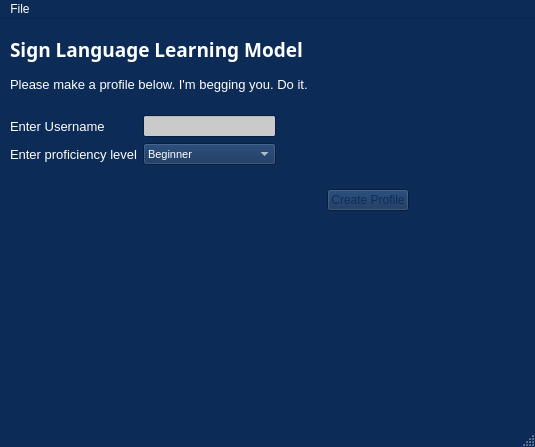
<?xml version="1.0" encoding="UTF-8"?>
<ui version="4.0">
 <class>MainWindow</class>
 <widget class="QMainWindow" name="MainWindow">
  <property name="geometry">
   <rect>
    <x>0</x>
    <y>0</y>
    <width>535</width>
    <height>447</height>
   </rect>
  </property>
  <property name="sizePolicy">
   <sizepolicy hsizetype="MinimumExpanding" vsizetype="MinimumExpanding">
    <horstretch>0</horstretch>
    <verstretch>0</verstretch>
   </sizepolicy>
  </property>
  <property name="minimumSize">
   <size>
    <width>438</width>
    <height>328</height>
   </size>
  </property>
  <property name="palette">
   <palette>
    <active>
     <colorrole role="WindowText">
      <brush brushstyle="SolidPattern">
       <color alpha="255">
        <red>255</red>
        <green>255</green>
        <blue>255</blue>
       </color>
      </brush>
     </colorrole>
     <colorrole role="Button">
      <brush brushstyle="SolidPattern">
       <color alpha="255">
        <red>12</red>
        <green>43</green>
        <blue>86</blue>
       </color>
      </brush>
     </colorrole>
     <colorrole role="Light">
      <brush brushstyle="SolidPattern">
       <color alpha="255">
        <red>18</red>
        <green>64</green>
        <blue>129</blue>
       </color>
      </brush>
     </colorrole>
     <colorrole role="Midlight">
      <brush brushstyle="SolidPattern">
       <color alpha="255">
        <red>15</red>
        <green>53</green>
        <blue>107</blue>
       </color>
      </brush>
     </colorrole>
     <colorrole role="Dark">
      <brush brushstyle="SolidPattern">
       <color alpha="255">
        <red>6</red>
        <green>21</green>
        <blue>43</blue>
       </color>
      </brush>
     </colorrole>
     <colorrole role="Mid">
      <brush brushstyle="SolidPattern">
       <color alpha="255">
        <red>8</red>
        <green>28</green>
        <blue>57</blue>
       </color>
      </brush>
     </colorrole>
     <colorrole role="Text">
      <brush brushstyle="SolidPattern">
       <color alpha="255">
        <red>255</red>
        <green>255</green>
        <blue>255</blue>
       </color>
      </brush>
     </colorrole>
     <colorrole role="BrightText">
      <brush brushstyle="SolidPattern">
       <color alpha="255">
        <red>255</red>
        <green>255</green>
        <blue>255</blue>
       </color>
      </brush>
     </colorrole>
     <colorrole role="ButtonText">
      <brush brushstyle="SolidPattern">
       <color alpha="255">
        <red>255</red>
        <green>255</green>
        <blue>255</blue>
       </color>
      </brush>
     </colorrole>
     <colorrole role="Base">
      <brush brushstyle="SolidPattern">
       <color alpha="255">
        <red>202</red>
        <green>202</green>
        <blue>202</blue>
       </color>
      </brush>
     </colorrole>
     <colorrole role="Window">
      <brush brushstyle="SolidPattern">
       <color alpha="255">
        <red>12</red>
        <green>43</green>
        <blue>86</blue>
       </color>
      </brush>
     </colorrole>
     <colorrole role="Shadow">
      <brush brushstyle="SolidPattern">
       <color alpha="255">
        <red>0</red>
        <green>0</green>
        <blue>0</blue>
       </color>
      </brush>
     </colorrole>
     <colorrole role="AlternateBase">
      <brush brushstyle="SolidPattern">
       <color alpha="255">
        <red>6</red>
        <green>21</green>
        <blue>43</blue>
       </color>
      </brush>
     </colorrole>
     <colorrole role="ToolTipBase">
      <brush brushstyle="SolidPattern">
       <color alpha="255">
        <red>255</red>
        <green>255</green>
        <blue>220</blue>
       </color>
      </brush>
     </colorrole>
     <colorrole role="ToolTipText">
      <brush brushstyle="SolidPattern">
       <color alpha="255">
        <red>0</red>
        <green>0</green>
        <blue>0</blue>
       </color>
      </brush>
     </colorrole>
     <colorrole role="PlaceholderText">
      <brush brushstyle="SolidPattern">
       <color alpha="128">
        <red>255</red>
        <green>255</green>
        <blue>255</blue>
       </color>
      </brush>
     </colorrole>
    </active>
    <inactive>
     <colorrole role="WindowText">
      <brush brushstyle="SolidPattern">
       <color alpha="255">
        <red>255</red>
        <green>255</green>
        <blue>255</blue>
       </color>
      </brush>
     </colorrole>
     <colorrole role="Button">
      <brush brushstyle="SolidPattern">
       <color alpha="255">
        <red>12</red>
        <green>43</green>
        <blue>86</blue>
       </color>
      </brush>
     </colorrole>
     <colorrole role="Light">
      <brush brushstyle="SolidPattern">
       <color alpha="255">
        <red>18</red>
        <green>64</green>
        <blue>129</blue>
       </color>
      </brush>
     </colorrole>
     <colorrole role="Midlight">
      <brush brushstyle="SolidPattern">
       <color alpha="255">
        <red>15</red>
        <green>53</green>
        <blue>107</blue>
       </color>
      </brush>
     </colorrole>
     <colorrole role="Dark">
      <brush brushstyle="SolidPattern">
       <color alpha="255">
        <red>6</red>
        <green>21</green>
        <blue>43</blue>
       </color>
      </brush>
     </colorrole>
     <colorrole role="Mid">
      <brush brushstyle="SolidPattern">
       <color alpha="255">
        <red>8</red>
        <green>28</green>
        <blue>57</blue>
       </color>
      </brush>
     </colorrole>
     <colorrole role="Text">
      <brush brushstyle="SolidPattern">
       <color alpha="255">
        <red>255</red>
        <green>255</green>
        <blue>255</blue>
       </color>
      </brush>
     </colorrole>
     <colorrole role="BrightText">
      <brush brushstyle="SolidPattern">
       <color alpha="255">
        <red>255</red>
        <green>255</green>
        <blue>255</blue>
       </color>
      </brush>
     </colorrole>
     <colorrole role="ButtonText">
      <brush brushstyle="SolidPattern">
       <color alpha="255">
        <red>255</red>
        <green>255</green>
        <blue>255</blue>
       </color>
      </brush>
     </colorrole>
     <colorrole role="Base">
      <brush brushstyle="SolidPattern">
       <color alpha="255">
        <red>202</red>
        <green>202</green>
        <blue>202</blue>
       </color>
      </brush>
     </colorrole>
     <colorrole role="Window">
      <brush brushstyle="SolidPattern">
       <color alpha="255">
        <red>12</red>
        <green>43</green>
        <blue>86</blue>
       </color>
      </brush>
     </colorrole>
     <colorrole role="Shadow">
      <brush brushstyle="SolidPattern">
       <color alpha="255">
        <red>0</red>
        <green>0</green>
        <blue>0</blue>
       </color>
      </brush>
     </colorrole>
     <colorrole role="AlternateBase">
      <brush brushstyle="SolidPattern">
       <color alpha="255">
        <red>6</red>
        <green>21</green>
        <blue>43</blue>
       </color>
      </brush>
     </colorrole>
     <colorrole role="ToolTipBase">
      <brush brushstyle="SolidPattern">
       <color alpha="255">
        <red>255</red>
        <green>255</green>
        <blue>220</blue>
       </color>
      </brush>
     </colorrole>
     <colorrole role="ToolTipText">
      <brush brushstyle="SolidPattern">
       <color alpha="255">
        <red>0</red>
        <green>0</green>
        <blue>0</blue>
       </color>
      </brush>
     </colorrole>
     <colorrole role="PlaceholderText">
      <brush brushstyle="SolidPattern">
       <color alpha="128">
        <red>255</red>
        <green>255</green>
        <blue>255</blue>
       </color>
      </brush>
     </colorrole>
    </inactive>
    <disabled>
     <colorrole role="WindowText">
      <brush brushstyle="SolidPattern">
       <color alpha="255">
        <red>6</red>
        <green>21</green>
        <blue>43</blue>
       </color>
      </brush>
     </colorrole>
     <colorrole role="Button">
      <brush brushstyle="SolidPattern">
       <color alpha="255">
        <red>12</red>
        <green>43</green>
        <blue>86</blue>
       </color>
      </brush>
     </colorrole>
     <colorrole role="Light">
      <brush brushstyle="SolidPattern">
       <color alpha="255">
        <red>18</red>
        <green>64</green>
        <blue>129</blue>
       </color>
      </brush>
     </colorrole>
     <colorrole role="Midlight">
      <brush brushstyle="SolidPattern">
       <color alpha="255">
        <red>15</red>
        <green>53</green>
        <blue>107</blue>
       </color>
      </brush>
     </colorrole>
     <colorrole role="Dark">
      <brush brushstyle="SolidPattern">
       <color alpha="255">
        <red>6</red>
        <green>21</green>
        <blue>43</blue>
       </color>
      </brush>
     </colorrole>
     <colorrole role="Mid">
      <brush brushstyle="SolidPattern">
       <color alpha="255">
        <red>8</red>
        <green>28</green>
        <blue>57</blue>
       </color>
      </brush>
     </colorrole>
     <colorrole role="Text">
      <brush brushstyle="SolidPattern">
       <color alpha="255">
        <red>6</red>
        <green>21</green>
        <blue>43</blue>
       </color>
      </brush>
     </colorrole>
     <colorrole role="BrightText">
      <brush brushstyle="SolidPattern">
       <color alpha="255">
        <red>255</red>
        <green>255</green>
        <blue>255</blue>
       </color>
      </brush>
     </colorrole>
     <colorrole role="ButtonText">
      <brush brushstyle="SolidPattern">
       <color alpha="255">
        <red>6</red>
        <green>21</green>
        <blue>43</blue>
       </color>
      </brush>
     </colorrole>
     <colorrole role="Base">
      <brush brushstyle="SolidPattern">
       <color alpha="255">
        <red>12</red>
        <green>43</green>
        <blue>86</blue>
       </color>
      </brush>
     </colorrole>
     <colorrole role="Window">
      <brush brushstyle="SolidPattern">
       <color alpha="255">
        <red>12</red>
        <green>43</green>
        <blue>86</blue>
       </color>
      </brush>
     </colorrole>
     <colorrole role="Shadow">
      <brush brushstyle="SolidPattern">
       <color alpha="255">
        <red>0</red>
        <green>0</green>
        <blue>0</blue>
       </color>
      </brush>
     </colorrole>
     <colorrole role="AlternateBase">
      <brush brushstyle="SolidPattern">
       <color alpha="255">
        <red>12</red>
        <green>43</green>
        <blue>86</blue>
       </color>
      </brush>
     </colorrole>
     <colorrole role="ToolTipBase">
      <brush brushstyle="SolidPattern">
       <color alpha="255">
        <red>255</red>
        <green>255</green>
        <blue>220</blue>
       </color>
      </brush>
     </colorrole>
     <colorrole role="ToolTipText">
      <brush brushstyle="SolidPattern">
       <color alpha="255">
        <red>0</red>
        <green>0</green>
        <blue>0</blue>
       </color>
      </brush>
     </colorrole>
     <colorrole role="PlaceholderText">
      <brush brushstyle="SolidPattern">
       <color alpha="128">
        <red>255</red>
        <green>255</green>
        <blue>255</blue>
       </color>
      </brush>
     </colorrole>
    </disabled>
   </palette>
  </property>
  <property name="windowTitle">
   <string>Sign Language Learning Model Yay</string>
  </property>
  <widget class="QWidget" name="centralwidget">
   <widget class="QWidget" name="verticalLayoutWidget_4">
    <property name="geometry">
     <rect>
      <x>10</x>
      <y>10</y>
      <width>401</width>
      <height>221</height>
     </rect>
    </property>
    <layout class="QVBoxLayout" name="verticalLayout_4">
     <property name="sizeConstraint">
      <enum>QLayout::SetFixedSize</enum>
     </property>
     <item>
      <widget class="QLabel" name="MainTitle">
       <property name="sizePolicy">
        <sizepolicy hsizetype="Fixed" vsizetype="Fixed">
         <horstretch>0</horstretch>
         <verstretch>0</verstretch>
        </sizepolicy>
       </property>
       <property name="minimumSize">
        <size>
         <width>399</width>
         <height>41</height>
        </size>
       </property>
       <property name="maximumSize">
        <size>
         <width>401</width>
         <height>91</height>
        </size>
       </property>
       <property name="palette">
        <palette>
         <active>
          <colorrole role="WindowText">
           <brush brushstyle="SolidPattern">
            <color alpha="255">
             <red>255</red>
             <green>255</green>
             <blue>255</blue>
            </color>
           </brush>
          </colorrole>
          <colorrole role="Button">
           <brush brushstyle="SolidPattern">
            <color alpha="255">
             <red>119</red>
             <green>155</green>
             <blue>207</blue>
            </color>
           </brush>
          </colorrole>
          <colorrole role="Light">
           <brush brushstyle="SolidPattern">
            <color alpha="255">
             <red>147</red>
             <green>190</green>
             <blue>255</blue>
            </color>
           </brush>
          </colorrole>
          <colorrole role="Midlight">
           <brush brushstyle="SolidPattern">
            <color alpha="255">
             <red>216</red>
             <green>216</green>
             <blue>216</blue>
            </color>
           </brush>
          </colorrole>
          <colorrole role="Text">
           <brush brushstyle="SolidPattern">
            <color alpha="255">
             <red>12</red>
             <green>43</green>
             <blue>86</blue>
            </color>
           </brush>
          </colorrole>
          <colorrole role="ButtonText">
           <brush brushstyle="SolidPattern">
            <color alpha="255">
             <red>12</red>
             <green>43</green>
             <blue>86</blue>
            </color>
           </brush>
          </colorrole>
          <colorrole role="Base">
           <brush brushstyle="SolidPattern">
            <color alpha="255">
             <red>255</red>
             <green>255</green>
             <blue>255</blue>
            </color>
           </brush>
          </colorrole>
          <colorrole role="Window">
           <brush brushstyle="SolidPattern">
            <color alpha="255">
             <red>204</red>
             <green>204</green>
             <blue>204</blue>
            </color>
           </brush>
          </colorrole>
          <colorrole role="Highlight">
           <brush brushstyle="SolidPattern">
            <color alpha="255">
             <red>119</red>
             <green>155</green>
             <blue>207</blue>
            </color>
           </brush>
          </colorrole>
          <colorrole role="ToolTipText">
           <brush brushstyle="SolidPattern">
            <color alpha="255">
             <red>12</red>
             <green>43</green>
             <blue>86</blue>
            </color>
           </brush>
          </colorrole>
          <colorrole role="PlaceholderText">
           <brush brushstyle="SolidPattern">
            <color alpha="128">
             <red>12</red>
             <green>43</green>
             <blue>86</blue>
            </color>
           </brush>
          </colorrole>
         </active>
         <inactive>
          <colorrole role="WindowText">
           <brush brushstyle="SolidPattern">
            <color alpha="255">
             <red>255</red>
             <green>255</green>
             <blue>255</blue>
            </color>
           </brush>
          </colorrole>
          <colorrole role="Button">
           <brush brushstyle="SolidPattern">
            <color alpha="255">
             <red>119</red>
             <green>155</green>
             <blue>207</blue>
            </color>
           </brush>
          </colorrole>
          <colorrole role="Light">
           <brush brushstyle="SolidPattern">
            <color alpha="255">
             <red>147</red>
             <green>190</green>
             <blue>255</blue>
            </color>
           </brush>
          </colorrole>
          <colorrole role="Midlight">
           <brush brushstyle="SolidPattern">
            <color alpha="255">
             <red>216</red>
             <green>216</green>
             <blue>216</blue>
            </color>
           </brush>
          </colorrole>
          <colorrole role="Text">
           <brush brushstyle="SolidPattern">
            <color alpha="255">
             <red>12</red>
             <green>43</green>
             <blue>86</blue>
            </color>
           </brush>
          </colorrole>
          <colorrole role="ButtonText">
           <brush brushstyle="SolidPattern">
            <color alpha="255">
             <red>12</red>
             <green>43</green>
             <blue>86</blue>
            </color>
           </brush>
          </colorrole>
          <colorrole role="Base">
           <brush brushstyle="SolidPattern">
            <color alpha="255">
             <red>255</red>
             <green>255</green>
             <blue>255</blue>
            </color>
           </brush>
          </colorrole>
          <colorrole role="Window">
           <brush brushstyle="SolidPattern">
            <color alpha="255">
             <red>204</red>
             <green>204</green>
             <blue>204</blue>
            </color>
           </brush>
          </colorrole>
          <colorrole role="Highlight">
           <brush brushstyle="SolidPattern">
            <color alpha="255">
             <red>119</red>
             <green>155</green>
             <blue>207</blue>
            </color>
           </brush>
          </colorrole>
          <colorrole role="ToolTipText">
           <brush brushstyle="SolidPattern">
            <color alpha="255">
             <red>12</red>
             <green>43</green>
             <blue>86</blue>
            </color>
           </brush>
          </colorrole>
          <colorrole role="PlaceholderText">
           <brush brushstyle="SolidPattern">
            <color alpha="128">
             <red>12</red>
             <green>43</green>
             <blue>86</blue>
            </color>
           </brush>
          </colorrole>
         </inactive>
         <disabled>
          <colorrole role="WindowText">
           <brush brushstyle="SolidPattern">
            <color alpha="255">
             <red>120</red>
             <green>120</green>
             <blue>120</blue>
            </color>
           </brush>
          </colorrole>
          <colorrole role="Button">
           <brush brushstyle="SolidPattern">
            <color alpha="255">
             <red>119</red>
             <green>155</green>
             <blue>207</blue>
            </color>
           </brush>
          </colorrole>
          <colorrole role="Light">
           <brush brushstyle="SolidPattern">
            <color alpha="255">
             <red>147</red>
             <green>190</green>
             <blue>255</blue>
            </color>
           </brush>
          </colorrole>
          <colorrole role="Midlight">
           <brush brushstyle="SolidPattern">
            <color alpha="255">
             <red>216</red>
             <green>216</green>
             <blue>216</blue>
            </color>
           </brush>
          </colorrole>
          <colorrole role="Text">
           <brush brushstyle="SolidPattern">
            <color alpha="255">
             <red>120</red>
             <green>120</green>
             <blue>120</blue>
            </color>
           </brush>
          </colorrole>
          <colorrole role="ButtonText">
           <brush brushstyle="SolidPattern">
            <color alpha="255">
             <red>120</red>
             <green>120</green>
             <blue>120</blue>
            </color>
           </brush>
          </colorrole>
          <colorrole role="Base">
           <brush brushstyle="SolidPattern">
            <color alpha="255">
             <red>204</red>
             <green>204</green>
             <blue>204</blue>
            </color>
           </brush>
          </colorrole>
          <colorrole role="Window">
           <brush brushstyle="SolidPattern">
            <color alpha="255">
             <red>204</red>
             <green>204</green>
             <blue>204</blue>
            </color>
           </brush>
          </colorrole>
          <colorrole role="Highlight">
           <brush brushstyle="SolidPattern">
            <color alpha="255">
             <red>0</red>
             <green>120</green>
             <blue>215</blue>
            </color>
           </brush>
          </colorrole>
          <colorrole role="ToolTipText">
           <brush brushstyle="SolidPattern">
            <color alpha="255">
             <red>12</red>
             <green>43</green>
             <blue>86</blue>
            </color>
           </brush>
          </colorrole>
          <colorrole role="PlaceholderText">
           <brush brushstyle="SolidPattern">
            <color alpha="128">
             <red>0</red>
             <green>0</green>
             <blue>0</blue>
            </color>
           </brush>
          </colorrole>
         </disabled>
        </palette>
       </property>
       <property name="font">
        <font>
         <family>Lucida Sans</family>
         <pointsize>14</pointsize>
         <weight>75</weight>
         <bold>true</bold>
         <underline>false</underline>
         <strikeout>false</strikeout>
         <stylestrategy>PreferDefault</stylestrategy>
         <kerning>true</kerning>
        </font>
       </property>
       <property name="mouseTracking">
        <bool>true</bool>
       </property>
       <property name="autoFillBackground">
        <bool>false</bool>
       </property>
       <property name="text">
        <string>Sign Language Learning Model</string>
       </property>
       <property name="textFormat">
        <enum>Qt::PlainText</enum>
       </property>
       <property name="scaledContents">
        <bool>false</bool>
       </property>
      </widget>
     </item>
     <item>
      <widget class="QLabel" name="label_3">
       <property name="sizePolicy">
        <sizepolicy hsizetype="Fixed" vsizetype="Preferred">
         <horstretch>0</horstretch>
         <verstretch>0</verstretch>
        </sizepolicy>
       </property>
       <property name="minimumSize">
        <size>
         <width>311</width>
         <height>16</height>
        </size>
       </property>
       <property name="font">
        <font>
         <pointsize>10</pointsize>
        </font>
       </property>
       <property name="text">
        <string>Please make a profile below. I'm begging you. Do it.</string>
       </property>
      </widget>
     </item>
     <item>
      <spacer name="verticalSpacer_2">
       <property name="orientation">
        <enum>Qt::Vertical</enum>
       </property>
       <property name="sizeHint" stdset="0">
        <size>
         <width>20</width>
         <height>17</height>
        </size>
       </property>
      </spacer>
     </item>
     <item>
      <layout class="QVBoxLayout" name="verticalLayout">
       <property name="sizeConstraint">
        <enum>QLayout::SetFixedSize</enum>
       </property>
       <item>
        <layout class="QHBoxLayout" name="horizontalLayout">
         <item>
          <layout class="QVBoxLayout" name="verticalLayout_2">
           <item>
            <widget class="QLabel" name="label">
             <property name="minimumSize">
              <size>
               <width>91</width>
               <height>16</height>
              </size>
             </property>
             <property name="font">
              <font>
               <pointsize>10</pointsize>
              </font>
             </property>
             <property name="text">
              <string>Enter Username</string>
             </property>
            </widget>
           </item>
           <item>
            <widget class="QLabel" name="label_2">
             <property name="minimumSize">
              <size>
               <width>121</width>
               <height>16</height>
              </size>
             </property>
             <property name="font">
              <font>
               <pointsize>10</pointsize>
              </font>
             </property>
             <property name="text">
              <string>Enter proficiency level</string>
             </property>
            </widget>
           </item>
          </layout>
         </item>
         <item>
          <layout class="QVBoxLayout" name="verticalLayout_3">
           <item>
            <widget class="QLineEdit" name="lineEdit">
             <property name="minimumSize">
              <size>
               <width>113</width>
               <height>20</height>
              </size>
             </property>
             <property name="palette">
              <palette>
               <active>
                <colorrole role="Text">
                 <brush brushstyle="SolidPattern">
                  <color alpha="255">
                   <red>0</red>
                   <green>0</green>
                   <blue>0</blue>
                  </color>
                 </brush>
                </colorrole>
               </active>
               <inactive>
                <colorrole role="Text">
                 <brush brushstyle="SolidPattern">
                  <color alpha="255">
                   <red>0</red>
                   <green>0</green>
                   <blue>0</blue>
                  </color>
                 </brush>
                </colorrole>
               </inactive>
               <disabled>
                <colorrole role="Text">
                 <brush brushstyle="SolidPattern">
                  <color alpha="255">
                   <red>6</red>
                   <green>21</green>
                   <blue>43</blue>
                  </color>
                 </brush>
                </colorrole>
               </disabled>
              </palette>
             </property>
            </widget>
           </item>
           <item>
            <widget class="QComboBox" name="comboBox">
             <property name="minimumSize">
              <size>
               <width>111</width>
               <height>22</height>
              </size>
             </property>
             <property name="palette">
              <palette>
               <active>
                <colorrole role="Text">
                 <brush brushstyle="SolidPattern">
                  <color alpha="255">
                   <red>0</red>
                   <green>0</green>
                   <blue>0</blue>
                  </color>
                 </brush>
                </colorrole>
               </active>
               <inactive>
                <colorrole role="Text">
                 <brush brushstyle="SolidPattern">
                  <color alpha="255">
                   <red>0</red>
                   <green>0</green>
                   <blue>0</blue>
                  </color>
                 </brush>
                </colorrole>
               </inactive>
               <disabled>
                <colorrole role="Text">
                 <brush brushstyle="SolidPattern">
                  <color alpha="255">
                   <red>6</red>
                   <green>21</green>
                   <blue>43</blue>
                  </color>
                 </brush>
                </colorrole>
               </disabled>
              </palette>
             </property>
             <property name="font">
              <font>
               <pointsize>8</pointsize>
              </font>
             </property>
             <item>
              <property name="text">
               <string>Beginner</string>
              </property>
             </item>
             <item>
              <property name="text">
               <string>Intermediate</string>
              </property>
             </item>
             <item>
              <property name="text">
               <string>Advanced</string>
              </property>
             </item>
            </widget>
           </item>
          </layout>
         </item>
         <item>
          <spacer name="horizontalSpacer_2">
           <property name="orientation">
            <enum>Qt::Horizontal</enum>
           </property>
           <property name="sizeHint" stdset="0">
            <size>
             <width>40</width>
             <height>20</height>
            </size>
           </property>
          </spacer>
         </item>
        </layout>
       </item>
       <item>
        <spacer name="verticalSpacer">
         <property name="orientation">
          <enum>Qt::Vertical</enum>
         </property>
         <property name="sizeHint" stdset="0">
          <size>
           <width>334</width>
           <height>18</height>
          </size>
         </property>
        </spacer>
       </item>
       <item>
        <layout class="QHBoxLayout" name="horizontalLayout_2">
         <item>
          <spacer name="horizontalSpacer">
           <property name="orientation">
            <enum>Qt::Horizontal</enum>
           </property>
           <property name="sizeHint" stdset="0">
            <size>
             <width>40</width>
             <height>20</height>
            </size>
           </property>
          </spacer>
         </item>
         <item>
          <widget class="QPushButton" name="pushButton">
           <property name="sizePolicy">
            <sizepolicy hsizetype="Minimum" vsizetype="Fixed">
             <horstretch>0</horstretch>
             <verstretch>0</verstretch>
            </sizepolicy>
           </property>
           <property name="palette">
            <palette>
             <active>
              <colorrole role="Text">
               <brush brushstyle="SolidPattern">
                <color alpha="255">
                 <red>12</red>
                 <green>43</green>
                 <blue>86</blue>
                </color>
               </brush>
              </colorrole>
              <colorrole role="ButtonText">
               <brush brushstyle="SolidPattern">
                <color alpha="255">
                 <red>12</red>
                 <green>43</green>
                 <blue>86</blue>
                </color>
               </brush>
              </colorrole>
             </active>
             <inactive>
              <colorrole role="Text">
               <brush brushstyle="SolidPattern">
                <color alpha="255">
                 <red>12</red>
                 <green>43</green>
                 <blue>86</blue>
                </color>
               </brush>
              </colorrole>
              <colorrole role="ButtonText">
               <brush brushstyle="SolidPattern">
                <color alpha="255">
                 <red>12</red>
                 <green>43</green>
                 <blue>86</blue>
                </color>
               </brush>
              </colorrole>
             </inactive>
             <disabled>
              <colorrole role="Text">
               <brush brushstyle="SolidPattern">
                <color alpha="255">
                 <red>6</red>
                 <green>21</green>
                 <blue>43</blue>
                </color>
               </brush>
              </colorrole>
              <colorrole role="ButtonText">
               <brush brushstyle="SolidPattern">
                <color alpha="255">
                 <red>6</red>
                 <green>21</green>
                 <blue>43</blue>
                </color>
               </brush>
              </colorrole>
             </disabled>
            </palette>
           </property>
           <property name="text">
            <string>Create Profile</string>
           </property>
          </widget>
         </item>
        </layout>
       </item>
      </layout>
     </item>
    </layout>
   </widget>
  </widget>
  <widget class="QMenuBar" name="menubar">
   <property name="geometry">
    <rect>
     <x>0</x>
     <y>0</y>
     <width>535</width>
     <height>25</height>
    </rect>
   </property>
   <widget class="QMenu" name="menuFile">
    <property name="title">
     <string>File</string>
    </property>
   </widget>
   <addaction name="menuFile"/>
  </widget>
  <widget class="QStatusBar" name="statusbar"/>
 </widget>
 <resources/>
 <connections/>
</ui>
